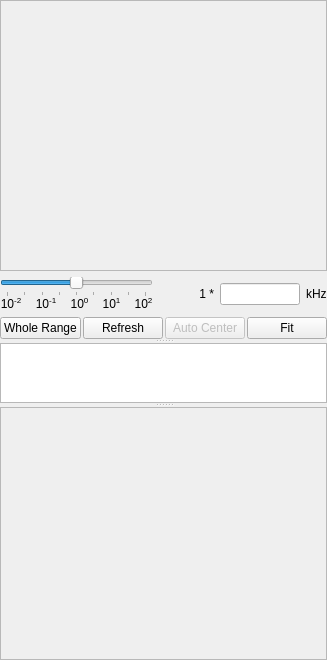
          <widget class="QWidget" name="page_spectra_fit">
           <layout class="QVBoxLayout" name="verticalLayout_27">
            <property name="spacing">
             <number>0</number>
            </property>
            <property name="leftMargin">
             <number>0</number>
            </property>
            <property name="topMargin">
             <number>0</number>
            </property>
            <property name="rightMargin">
             <number>0</number>
            </property>
            <property name="bottomMargin">
             <number>0</number>
            </property>
            <item>
             <widget class="QSplitter" name="splitter_7">
              <property name="orientation">
               <enum>Qt::Vertical</enum>
              </property>
              <widget class="QWidget" name="layoutWidget">
               <layout class="QVBoxLayout" name="verticalLayout_20">
                <item>
                 <widget class="QFrame" name="frame_spectra_fit">
                  <property name="sizePolicy">
                   <sizepolicy hsizetype="Preferred" vsizetype="Expanding">
                    <horstretch>0</horstretch>
                    <verstretch>1</verstretch>
                   </sizepolicy>
                  </property>
                  <property name="minimumSize">
                   <size>
                    <width>0</width>
                    <height>200</height>
                   </size>
                  </property>
                  <property name="contextMenuPolicy">
                   <enum>Qt::CustomContextMenu</enum>
                  </property>
                  <property name="frameShape">
                   <enum>QFrame::StyledPanel</enum>
                  </property>
                  <property name="frameShadow">
                   <enum>QFrame::Sunken</enum>
                  </property>
                 </widget>
                </item>
                <item>
                 <layout class="QHBoxLayout" name="horizontalLayout_22">
                  <property name="spacing">
                   <number>6</number>
                  </property>
                  <item>
                   <layout class="QVBoxLayout" name="verticalLayout_43">
                    <property name="spacing">
                     <number>0</number>
                    </property>
                    <item>
                     <widget class="QSlider" name="horizontalSlider_spectra_fit_spanctrl">
                      <property name="sizePolicy">
                       <sizepolicy hsizetype="Preferred" vsizetype="Fixed">
                        <horstretch>0</horstretch>
                        <verstretch>0</verstretch>
                       </sizepolicy>
                      </property>
                      <property name="minimum">
                       <number>-20</number>
                      </property>
                      <property name="maximum">
                       <number>20</number>
                      </property>
                      <property name="singleStep">
                       <number>1</number>
                      </property>
                      <property name="pageStep">
                       <number>5</number>
                      </property>
                      <property name="orientation">
                       <enum>Qt::Horizontal</enum>
                      </property>
                      <property name="tickPosition">
                       <enum>QSlider::TicksBelow</enum>
                      </property>
                      <property name="tickInterval">
                       <number>5</number>
                      </property>
                     </widget>
                    </item>
                    <item>
                     <layout class="QHBoxLayout" name="horizontalLayout_14">
                      <property name="spacing">
                       <number>0</number>
                      </property>
                      <item>
                       <widget class="QLabel" name="label_11">
                        <property name="sizePolicy">
                         <sizepolicy hsizetype="Preferred" vsizetype="Fixed">
                          <horstretch>0</horstretch>
                          <verstretch>0</verstretch>
                         </sizepolicy>
                        </property>
                        <property name="text">
                         <string>&lt;html&gt;&lt;head/&gt;&lt;body&gt;&lt;p&gt;10&lt;span style=&quot; vertical-align:super;&quot;&gt;-2&lt;/span&gt;&lt;/p&gt;&lt;/body&gt;&lt;/html&gt;</string>
                        </property>
                        <property name="alignment">
                         <set>Qt::AlignCenter</set>
                        </property>
                       </widget>
                      </item>
                      <item>
                       <spacer name="horizontalSpacer_18">
                        <property name="orientation">
                         <enum>Qt::Horizontal</enum>
                        </property>
                        <property name="sizeHint" stdset="0">
                         <size>
                          <width>0</width>
                          <height>10</height>
                         </size>
                        </property>
                       </spacer>
                      </item>
                      <item>
                       <widget class="QLabel" name="label_12">
                        <property name="sizePolicy">
                         <sizepolicy hsizetype="Preferred" vsizetype="Fixed">
                          <horstretch>0</horstretch>
                          <verstretch>0</verstretch>
                         </sizepolicy>
                        </property>
                        <property name="text">
                         <string>&lt;html&gt;&lt;head/&gt;&lt;body&gt;&lt;p&gt;10&lt;span style=&quot; vertical-align:super;&quot;&gt;-1&lt;/span&gt;&lt;/p&gt;&lt;/body&gt;&lt;/html&gt;</string>
                        </property>
                        <property name="alignment">
                         <set>Qt::AlignCenter</set>
                        </property>
                       </widget>
                      </item>
                      <item>
                       <spacer name="horizontalSpacer_19">
                        <property name="orientation">
                         <enum>Qt::Horizontal</enum>
                        </property>
                        <property name="sizeHint" stdset="0">
                         <size>
                          <width>0</width>
                          <height>10</height>
                         </size>
                        </property>
                       </spacer>
                      </item>
                      <item>
                       <widget class="QLabel" name="label_15">
                        <property name="sizePolicy">
                         <sizepolicy hsizetype="Preferred" vsizetype="Fixed">
                          <horstretch>0</horstretch>
                          <verstretch>0</verstretch>
                         </sizepolicy>
                        </property>
                        <property name="text">
                         <string>&lt;html&gt;&lt;head/&gt;&lt;body&gt;&lt;p&gt;10&lt;span style=&quot; vertical-align:super;&quot;&gt;0&lt;/span&gt;&lt;/p&gt;&lt;/body&gt;&lt;/html&gt;</string>
                        </property>
                        <property name="alignment">
                         <set>Qt::AlignCenter</set>
                        </property>
                       </widget>
                      </item>
                      <item>
                       <spacer name="horizontalSpacer_20">
                        <property name="orientation">
                         <enum>Qt::Horizontal</enum>
                        </property>
                        <property name="sizeHint" stdset="0">
                         <size>
                          <width>0</width>
                          <height>10</height>
                         </size>
                        </property>
                       </spacer>
                      </item>
                      <item>
                       <widget class="QLabel" name="label_16">
                        <property name="sizePolicy">
                         <sizepolicy hsizetype="Preferred" vsizetype="Fixed">
                          <horstretch>0</horstretch>
                          <verstretch>0</verstretch>
                         </sizepolicy>
                        </property>
                        <property name="text">
                         <string>&lt;html&gt;&lt;head/&gt;&lt;body&gt;&lt;p&gt;10&lt;span style=&quot; vertical-align:super;&quot;&gt;1&lt;/span&gt;&lt;/p&gt;&lt;/body&gt;&lt;/html&gt;</string>
                        </property>
                        <property name="alignment">
                         <set>Qt::AlignCenter</set>
                        </property>
                       </widget>
                      </item>
                      <item>
                       <spacer name="horizontalSpacer_21">
                        <property name="orientation">
                         <enum>Qt::Horizontal</enum>
                        </property>
                        <property name="sizeHint" stdset="0">
                         <size>
                          <width>0</width>
                          <height>10</height>
                         </size>
                        </property>
                       </spacer>
                      </item>
                      <item>
                       <widget class="QLabel" name="label_17">
                        <property name="sizePolicy">
                         <sizepolicy hsizetype="Preferred" vsizetype="Fixed">
                          <horstretch>0</horstretch>
                          <verstretch>0</verstretch>
                         </sizepolicy>
                        </property>
                        <property name="text">
                         <string>&lt;html&gt;&lt;head/&gt;&lt;body&gt;&lt;p&gt;10&lt;span style=&quot; vertical-align:super;&quot;&gt;2&lt;/span&gt;&lt;/p&gt;&lt;/body&gt;&lt;/html&gt;</string>
                        </property>
                        <property name="alignment">
                         <set>Qt::AlignCenter</set>
                        </property>
                       </widget>
                      </item>
                     </layout>
                    </item>
                   </layout>
                  </item>
                  <item>
                   <widget class="QLabel" name="label_spectra_fit_zoomtimes">
                    <property name="sizePolicy">
                     <sizepolicy hsizetype="Preferred" vsizetype="Fixed">
                      <horstretch>0</horstretch>
                      <verstretch>0</verstretch>
                     </sizepolicy>
                    </property>
                    <property name="minimumSize">
                     <size>
                      <width>55</width>
                      <height>0</height>
                     </size>
                    </property>
                    <property name="maximumSize">
                     <size>
                      <width>55</width>
                      <height>16777215</height>
                     </size>
                    </property>
                    <property name="text">
                     <string>1 *</string>
                    </property>
                    <property name="alignment">
                     <set>Qt::AlignRight|Qt::AlignTrailing|Qt::AlignVCenter</set>
                    </property>
                    <property name="buddy">
                     <cstring>lineEdit_spectra_fit_span</cstring>
                    </property>
                   </widget>
                  </item>
                  <item>
                   <widget class="QLineEdit" name="lineEdit_spectra_fit_span">
                    <property name="sizePolicy">
                     <sizepolicy hsizetype="Fixed" vsizetype="Fixed">
                      <horstretch>0</horstretch>
                      <verstretch>0</verstretch>
                     </sizepolicy>
                    </property>
                    <property name="maximumSize">
                     <size>
                      <width>80</width>
                      <height>16777215</height>
                     </size>
                    </property>
                    <property name="readOnly">
                     <bool>true</bool>
                    </property>
                   </widget>
                  </item>
                  <item>
                   <widget class="QLabel" name="label_5">
                    <property name="sizePolicy">
                     <sizepolicy hsizetype="Fixed" vsizetype="Fixed">
                      <horstretch>0</horstretch>
                      <verstretch>0</verstretch>
                     </sizepolicy>
                    </property>
                    <property name="text">
                     <string>kHz</string>
                    </property>
                    <property name="buddy">
                     <cstring>lineEdit_spectra_fit_span</cstring>
                    </property>
                   </widget>
                  </item>
                 </layout>
                </item>
                <item>
                 <layout class="QHBoxLayout" name="horizontalLayout_4">
                  <property name="spacing">
                   <number>2</number>
                  </property>
                  <item>
                   <widget class="QPushButton" name="pushButton_spectra_fit_showall">
                    <property name="text">
                     <string>Whole Range</string>
                    </property>
                   </widget>
                  </item>
                  <item>
                   <spacer name="horizontalSpacer_2">
                    <property name="orientation">
                     <enum>Qt::Horizontal</enum>
                    </property>
                    <property name="sizeType">
                     <enum>QSizePolicy::Expanding</enum>
                    </property>
                    <property name="sizeHint" stdset="0">
                     <size>
                      <width>0</width>
                      <height>20</height>
                     </size>
                    </property>
                   </spacer>
                  </item>
                  <item>
                   <widget class="QPushButton" name="pushButton_spectra_fit_refresh">
                    <property name="sizePolicy">
                     <sizepolicy hsizetype="Minimum" vsizetype="Fixed">
                      <horstretch>0</horstretch>
                      <verstretch>0</verstretch>
                     </sizepolicy>
                    </property>
                    <property name="text">
                     <string>Refresh</string>
                    </property>
                   </widget>
                  </item>
                  <item>
                   <widget class="QPushButton" name="pushButton_spectra_fit_autocntr">
                    <property name="enabled">
                     <bool>false</bool>
                    </property>
                    <property name="autoFillBackground">
                     <bool>false</bool>
                    </property>
                    <property name="text">
                     <string>Auto Center</string>
                    </property>
                   </widget>
                  </item>
                  <item>
                   <widget class="QPushButton" name="pushButton_spectra_fit_fit">
                    <property name="sizePolicy">
                     <sizepolicy hsizetype="Minimum" vsizetype="Fixed">
                      <horstretch>0</horstretch>
                      <verstretch>0</verstretch>
                     </sizepolicy>
                    </property>
                    <property name="text">
                     <string>Fit</string>
                    </property>
                   </widget>
                  </item>
                 </layout>
                </item>
               </layout>
              </widget>
              <widget class="QPlainTextEdit" name="plainTextEdit_spectra_fit_result">
               <property name="sizePolicy">
                <sizepolicy hsizetype="Minimum" vsizetype="Preferred">
                 <horstretch>0</horstretch>
                 <verstretch>0</verstretch>
                </sizepolicy>
               </property>
               <property name="minimumSize">
                <size>
                 <width>0</width>
                 <height>50</height>
                </size>
               </property>
               <property name="maximumSize">
                <size>
                 <width>16777215</width>
                 <height>60</height>
                </size>
               </property>
               <property name="readOnly">
                <bool>true</bool>
               </property>
               <property name="overwriteMode">
                <bool>true</bool>
               </property>
              </widget>
              <widget class="QWidget" name="layoutWidget">
               <layout class="QVBoxLayout" name="verticalLayout_21">
                <property name="spacing">
                 <number>0</number>
                </property>
                <item>
                 <widget class="QFrame" name="frame_spectra_fit_polar">
                  <property name="sizePolicy">
                   <sizepolicy hsizetype="Preferred" vsizetype="Expanding">
                    <horstretch>0</horstretch>
                    <verstretch>2</verstretch>
                   </sizepolicy>
                  </property>
                  <property name="minimumSize">
                   <size>
                    <width>0</width>
                    <height>200</height>
                   </size>
                  </property>
                  <property name="frameShape">
                   <enum>QFrame::StyledPanel</enum>
                  </property>
                  <property name="frameShadow">
                   <enum>QFrame::Sunken</enum>
                  </property>
                 </widget>
                </item>
                <item>
                 <spacer name="verticalSpacer_7">
                  <property name="orientation">
                   <enum>Qt::Vertical</enum>
                  </property>
                  <property name="sizeType">
                   <enum>QSizePolicy::Expanding</enum>
                  </property>
                  <property name="sizeHint" stdset="0">
                   <size>
                    <width>20</width>
                    <height>0</height>
                   </size>
                  </property>
                 </spacer>
                </item>
               </layout>
              </widget>
             </widget>
            </item>
           </layout>
          </widget>
